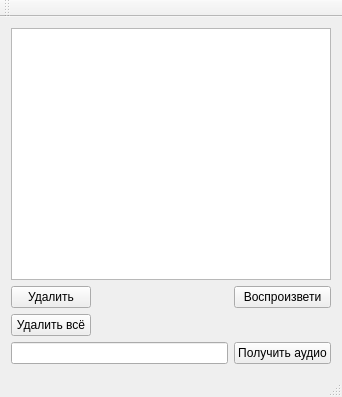
<?xml version="1.0" encoding="UTF-8"?>
<ui version="4.0">
 <class>QtEnglishPronouncingClass</class>
 <widget class="QMainWindow" name="QtEnglishPronouncingClass">
  <property name="geometry">
   <rect>
    <x>0</x>
    <y>0</y>
    <width>342</width>
    <height>397</height>
   </rect>
  </property>
  <property name="windowTitle">
   <string>QtEnglishPronouncing</string>
  </property>
  <widget class="QWidget" name="centralWidget">
   <layout class="QGridLayout" name="gridLayout">
    <item row="3" column="2">
     <widget class="QPushButton" name="getAudioButton">
      <property name="cursor">
       <cursorShape>PointingHandCursor</cursorShape>
      </property>
      <property name="text">
       <string>Получить аудио</string>
      </property>
     </widget>
    </item>
    <item row="1" column="1">
     <spacer name="horizontalSpacer">
      <property name="orientation">
       <enum>Qt::Horizontal</enum>
      </property>
      <property name="sizeHint" stdset="0">
       <size>
        <width>40</width>
        <height>20</height>
       </size>
      </property>
     </spacer>
    </item>
    <item row="1" column="2">
     <widget class="QPushButton" name="pronounceButton">
      <property name="cursor">
       <cursorShape>PointingHandCursor</cursorShape>
      </property>
      <property name="styleSheet">
       <string notr="true"/>
      </property>
      <property name="text">
       <string>Воспроизвети</string>
      </property>
     </widget>
    </item>
    <item row="1" column="0">
     <widget class="QPushButton" name="deleteOneButton">
      <property name="text">
       <string>Удалить</string>
      </property>
     </widget>
    </item>
    <item row="0" column="0" colspan="3">
     <widget class="QListWidget" name="wordsList">
      <property name="cursor" stdset="0">
       <cursorShape>ArrowCursor</cursorShape>
      </property>
     </widget>
    </item>
    <item row="3" column="0" colspan="2">
     <widget class="QLineEdit" name="wordEdit"/>
    </item>
    <item row="2" column="0">
     <widget class="QPushButton" name="deleteAllButton">
      <property name="text">
       <string>Удалить всё</string>
      </property>
     </widget>
    </item>
    <item row="2" column="1" colspan="2">
     <widget class="QLabel" name="info">
      <property name="text">
       <string/>
      </property>
     </widget>
    </item>
   </layout>
  </widget>
  <widget class="QMenuBar" name="menuBar">
   <property name="geometry">
    <rect>
     <x>0</x>
     <y>0</y>
     <width>342</width>
     <height>26</height>
    </rect>
   </property>
  </widget>
  <widget class="QToolBar" name="mainToolBar">
   <attribute name="toolBarArea">
    <enum>TopToolBarArea</enum>
   </attribute>
   <attribute name="toolBarBreak">
    <bool>false</bool>
   </attribute>
  </widget>
  <widget class="QStatusBar" name="statusBar"/>
  <action name="delete_all_action">
   <property name="checkable">
    <bool>true</bool>
   </property>
   <property name="text">
    <string>Удалить всё</string>
   </property>
  </action>
 </widget>
 <layoutdefault spacing="6" margin="11"/>
 <resources>
  <include location="QtEnglishPronouncing.qrc"/>
 </resources>
 <connections/>
</ui>
